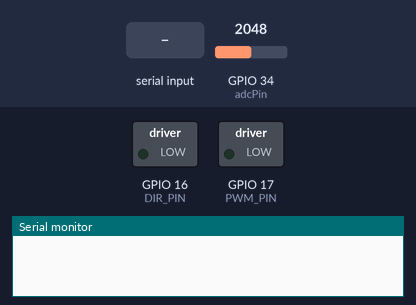
Bench run of a sketch on a simulated ESP32. Shown: switched loads named in the sketch (green lamp = pin HIGH), the last lines printed to the serial monitor. The test bench sets the inputs (shaded band); at power-on: GPIO 34 (adcPin) = 2048.

Above: at 1.2 s.
1.3 s: "u" received over Serial
At 2.4 s:
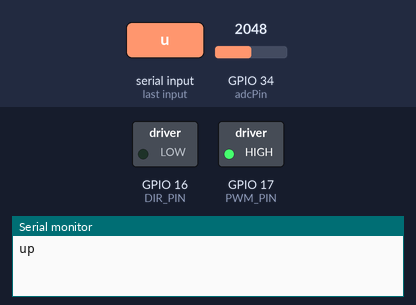
2.8 s: "d" received over Serial
At 3.6 s:
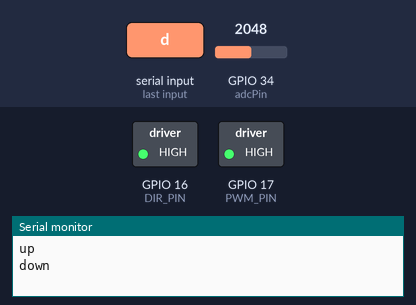
4.3 s: "p" received over Serial
At 4.7 s:
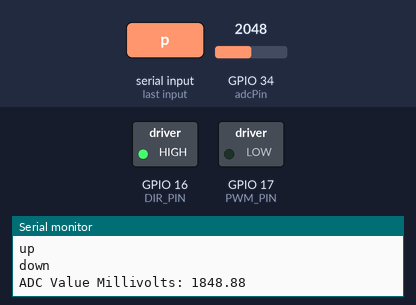
Timing chart, 0 to 7.3 s (numbered marks = the images above; inputs shaded):
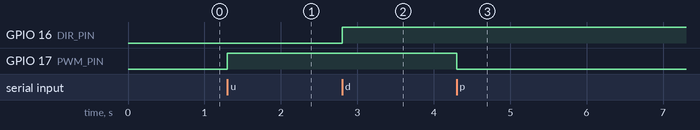

Measured:
- after the input at 1.3 s, GPIO 17 (PWM_PIN): LOW → HIGH at once
- after the input at 2.8 s, GPIO 16 (DIR_PIN): LOW → HIGH at once
- after the input at 4.3 s, GPIO 17 (PWM_PIN): HIGH → LOW at once

The sketch:

stepperSerialTest.ino
```cpp
#define esp32

#define DIR_PIN 16
#define PWM_PIN 17
#define adcPin 34

#define MOTOR_SPEED 255
#define DIR_UP LOW
#define DIR_DOWN HIGH

// 3200 - 120

float x = 0;
float y = 0;

void updatePot() {
  x = ( 99.0 * x + (analogRead(34)/4)) / 100.0;
  y = ( x * 4095.0 /1134.0);
}

void printPot() {
  Serial.print("ADC Value Millivolts: ");
  Serial.println(y);
}

void setup() {
  Serial.begin(115200);
  pinMode(DIR_PIN, OUTPUT);
  pinMode(PWM_PIN, OUTPUT);
  pinMode(adcPin, INPUT);
}

void moveMotorUp() {
  digitalWrite(DIR_PIN, DIR_UP);
  analogWrite(PWM_PIN, MOTOR_SPEED);
}

void moveMotorDown() {
  digitalWrite(DIR_PIN, DIR_DOWN);
  analogWrite(PWM_PIN, MOTOR_SPEED);
}

void stopMotor() {
  analogWrite(PWM_PIN, 0);
}

void loop() {
  updatePot();
  if (Serial.available()) {
    char command = Serial.read();

    if (command == 'u') {
      moveMotorUp();
      Serial.println("up");
    } else if (command == 'd') {
      moveMotorDown();
      Serial.println("down");
    } else if (command == 'p'){
      stopMotor();
      printPot();
    }
  }
}
```
